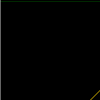
Frame 1 (no input)
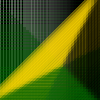
Frame 60 (the mouse pressed at the canvas centre just before this capture)
Frame 120 (the mouse held since frame 60 and released just before this capture): identical to frame 60, image omitted

The Processing sketch that drew these frames (run headless with seeded random() and noise(); from frame 60 on, the mouse is pressed at the canvas centre):

// Processing sketch: processing_118962
// ── processing_118962.pde

/*
  Horizontal vertical and diagonal lines with increasing weight and space between them
 with transparency
 */

int a=0;
float strokew=0.3; 
int colour=255;

void setup() {
  size(100, 100);
  background(0);
  noSmooth();
}

void draw() {
  //   Horizontal lines    //  
  stroke(0, 100, 0, 100);
  strokeWeight(strokew);
  line(0, a+1, 100, a+1);

  //   Diagonal lines    //
  // Only for the first 100 iterations of draw  
  if (a<100) {
    stroke(255, 215, 0, 100);
    line(90-a, 100, 100, 90-a);
  }

  //   Vertical lines    //
  // Color and transparency
  stroke(colour, colour, colour, 100);
  line(a, 0, a, 100);

  //   Variable handling    //
  // Increase space
  a=a+3;
  // Increase weight
  strokew=strokew+0.3;
  // Change colour
  colour=colour-10;
}
